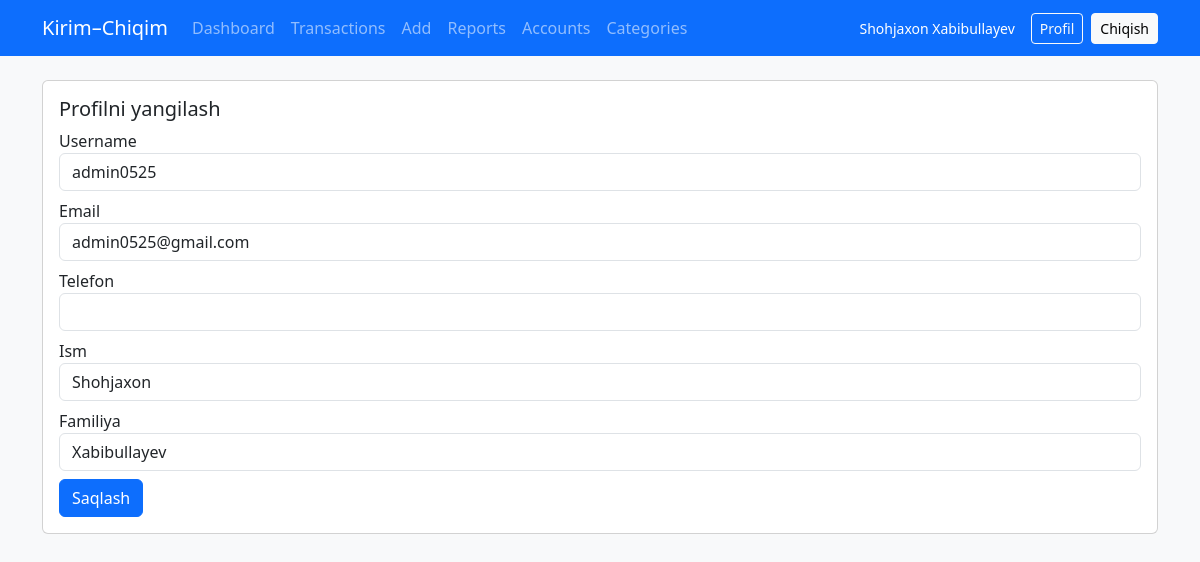
/accounts/profile/update/ (signed in), run on the app's committed database.
### accounts/models.py (models this page shows, shortened)
class CustomUser(AbstractUser):
    email = models.EmailField(unique=True)
    phone = models.CharField(max_length=15, unique=True, null=True, blank=True)
    USERNAME_FIELD = 'email'
    REQUIRED_FIELDS = ['username', 'phone', 'first_name', 'last_name']

### accounts/views.py (the view, shortened to what this page needs)
# urls.py: path('profile/update/', profile_update_view, name='profile_update'),
@login_required
def profile_update_view(request):
    return render(request, "account/profile_update.html")

### templates/account/profile_update.html (shortened to what this page needs)
{% extends 'base.html' %}
{% block content %}
<div class="card p-3">
  <h5>Profilni yangilash</h5>
  <form method="post">{% csrf_token %}
    <div class="mb-2"><label>Username</label><input class="form-control" name="username" value="{{ user.username }}"></div>
    <div class="mb-2"><label>Email</label><input class="form-control" name="email" value="{{ user.email }}"></div>
    <div class="mb-2"><label>Telefon</label><input class="form-control" name="phone" value="{{ user.phone }}"></div>
    <div class="mb-2"><label>Ism</label><input class="form-control" name="first_name" value="{{ user.first_name }}"></div>
    <div class="mb-2"><label>Familiya</label><input class="form-control" name="last_name" value="{{ user.last_name }}"></div>
    <button class="btn btn-primary">Saqlash</button>
  </form>
</div>
{% endblock %}

### templates/base.html (shortened to what this page needs)
<!DOCTYPE html>
<html lang="uz">
<head>
  <link href="https://cdn.jsdelivr.net/npm/bootstrap@5.3.2/dist/css/bootstrap.min.css" rel="stylesheet">
</head>
<body>
  <nav class="navbar navbar-expand-lg navbar-dark bg-primary">
    <div class="container">
      <a class="navbar-brand" href="{% url 'transactions:dashboard' %}">Kirim–Chiqim</a>
      <div class="collapse navbar-collapse" id="navMain">
        <ul class="navbar-nav me-auto mb-2 mb-lg-0">
          <li class="nav-item"><a class="nav-link" href="{% url 'transactions:dashboard' %}">Dashboard</a></li>
          <li class="nav-item"><a class="nav-link" href="{% url 'transactions:transaction_list' %}">Transactions</a></li>
          <li class="nav-item"><a class="nav-link" href="{% url 'transactions:transaction_create' %}">Add</a></li>
          <li class="nav-item"><a class="nav-link" href="{% url 'transactions:reports' %}">Reports</a></li>
          <li class="nav-item"><a class="nav-link" href="{% url 'transactions:accounts' %}">Accounts</a></li>
          <li class="nav-item"><a class="nav-link" href="{% url 'transactions:categories' %}">Categories</a></li>
        </ul>
        <div class="nav-right">
          {% if user.is_authenticated %}
            <span class="text-white small me-2">{{ user.get_full_name|default:user.email }}</span>
            <a class="btn btn-outline-light btn-sm" href="{% url 'accounts:profile' %}">Profil</a>
            <a class="btn btn-light btn-sm" href="{% url 'accounts:logout' %}">Chiqish</a>
          {% else %}
            <a class="btn btn-outline-light btn-sm" href="{% url 'accounts:login' %}">Kirish</a>
            <a class="btn btn-light btn-sm" href="{% url 'accounts:signup' %}">Ro‘yxatdan o‘tish</a>
          {% endif %}
        </div>
      </div>
    </div>
  </nav>
  <div class="container my-4">
    {% block content %}{% endblock %}
  </div>
</body>
</html>

### templates/base.html (style rules this page uses)
body { background: #f8f9fa; }
.nav-right { display: flex; gap: .5rem; align-items: center; }

### data on the page
CustomUser: get_full_name "Shohjaxon Xabibullayev", username "admin0525", email "admin0525@gmail.com", first_name "Shohjaxon", last_name "Xabibullayev"
